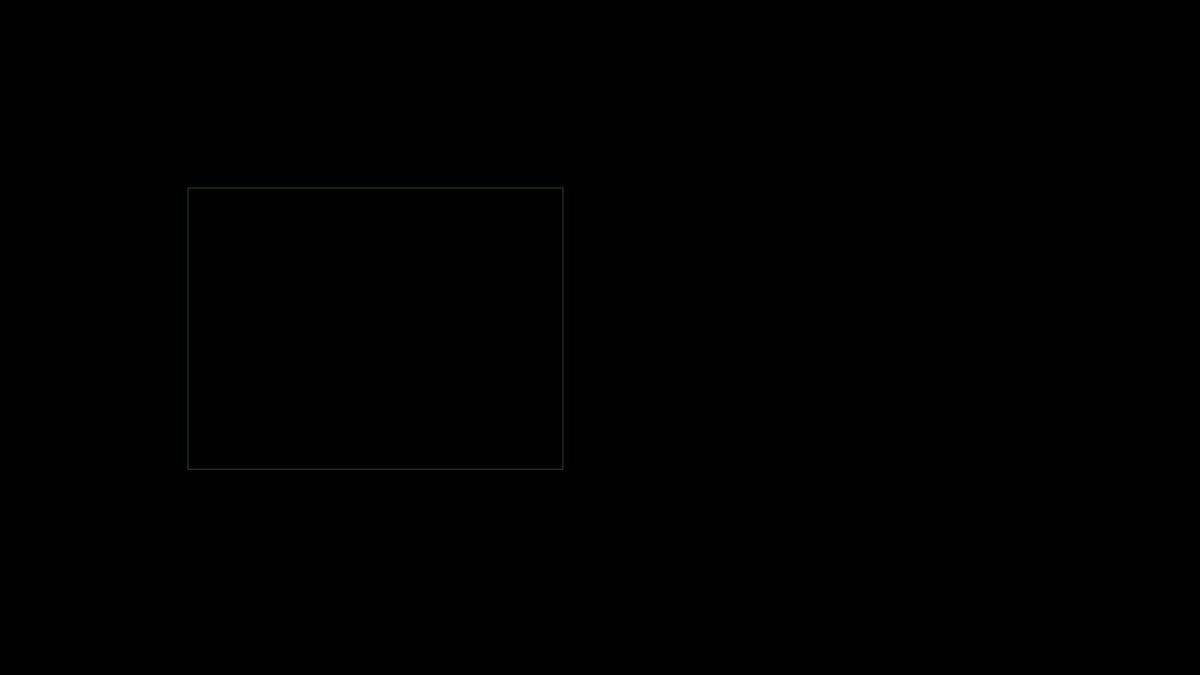
Frame 1 (no input)
Frame 60 (the mouse pressed at the canvas centre just before this capture): identical to frame 1, image omitted
Frame 120 (the mouse held since frame 60 and released just before this capture): identical to frame 1, image omitted

The Processing sketch that drew this single still picture (run headless with seeded random() and noise(); from frame 60 on, the mouse is pressed at the canvas centre):

// Processing sketch: gd105_week5
// ── gd105_week5.pde
int rectX, rectY, rectW, rectH;

void setup(){
  size(1280, 720);
  rectX = 200;
  rectY = 200;
  rectW = 400;
  rectH = 300;
  stroke(30,65,30);
  fill(0);
}
void draw(){
  background(0);
  if ((mouseX >= rectX) &&  //the cursor must be to the right of rectX AND
      (mouseX <= rectX+rectW) && //the cursor must be to the left of the X and the rects width AND
      (mouseY >= rectY) && //the cursor must be below the top edge AND
      (mouseY <= rectY+rectH)){ //must be above the bottom edge (rectY+rectH)
         //sine will oscillate between -1 and 1 by the speed of change inside ()
         //we are dividing by 120 to slow down the rate of change
         //then multiplying by a number to increase the magnitude of that change
         float oscillate = sin( millis()/120 ) * 13;
         println(oscillate);
         fill(100,250+oscillate,100); //if those 4 conditions are true, change the fill to a random BW value
         //rectW = int(100+oscillate);
         rectY += oscillate;
         rectX += oscillate *-1;
         
         if (mousePressed){ //if all those conditions above are true AND the mouse is pressed, do the following...
          //background(random(255)); //maybe change the background randomly
          int clearW = rectW *2;
          int clearH = rectH *2;
          rectW *= 0.9;
          rectH *= 0.9;
          rectX = int(random(clearW, width - clearW)); //determine a new random x position
          rectY = int(random(clearH, height - clearH)); //determine a new random y position
          fill(0); 
          background(0,170,0);
       }
  } else {
    /*
         if (mousePressed){
            background(255,0,0); 
         }
    */
         fill(0);
       }
  rect(rectX,rectY,rectW,rectH);
}
